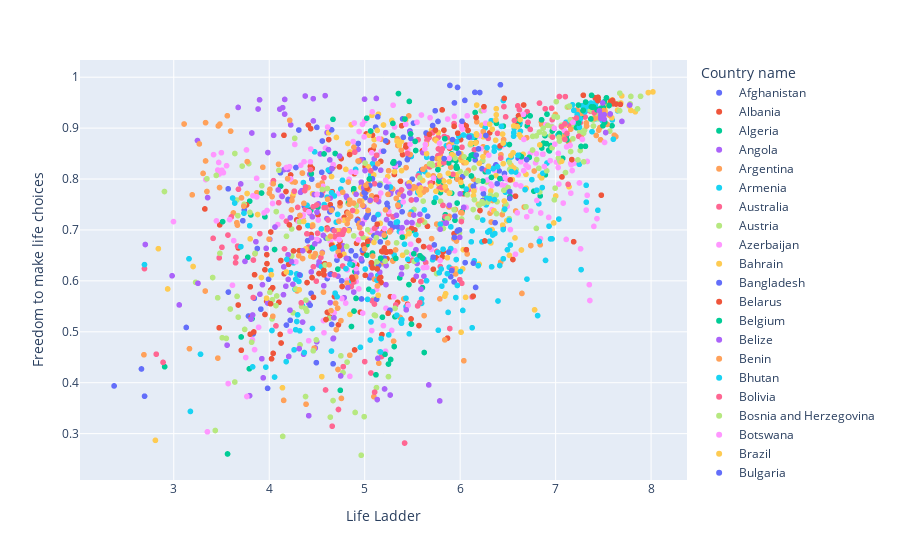

The code cell stored with this chart in its notebook:
### Code cell
fig2= px.scatter(df, x='Life Ladder', y='Freedom to make life choices',color='Country name')
fig2.show()
